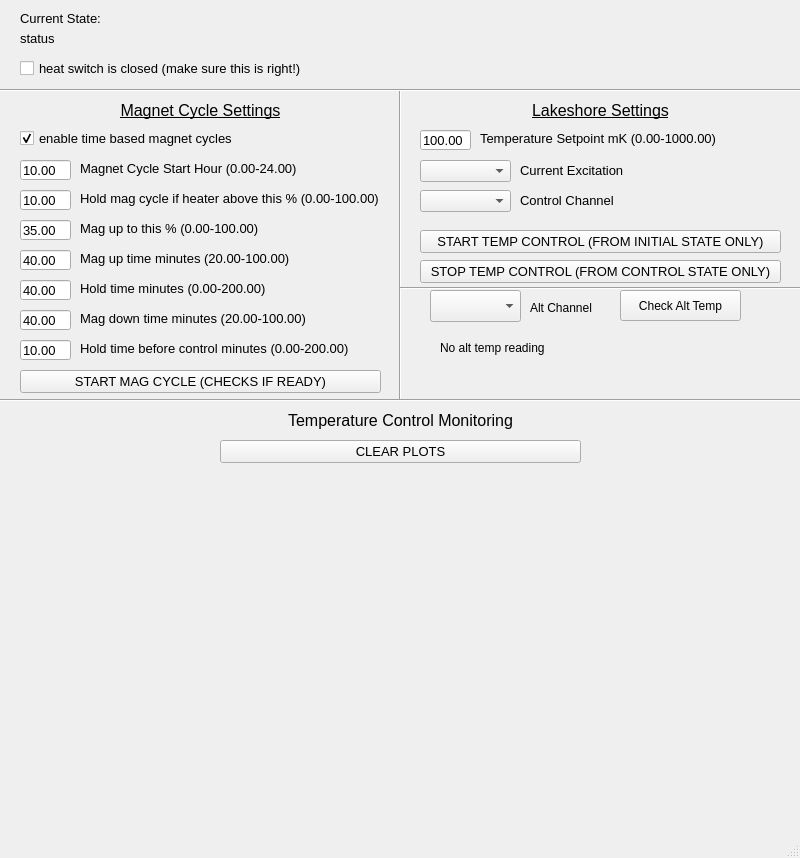
<?xml version="1.0" encoding="UTF-8"?>
<ui version="4.0">
 <class>MainWindow</class>
 <widget class="QMainWindow" name="MainWindow">
  <property name="geometry">
   <rect>
    <x>0</x>
    <y>0</y>
    <width>800</width>
    <height>858</height>
   </rect>
  </property>
  <property name="windowTitle">
   <string>MainWindow</string>
  </property>
  <widget class="QWidget" name="centralwidget">
   <widget class="QLabel" name="stateLabel">
    <property name="geometry">
     <rect>
      <x>20</x>
      <y>10</y>
      <width>651</width>
      <height>16</height>
     </rect>
    </property>
    <property name="font">
     <font>
      <pointsize>10</pointsize>
     </font>
    </property>
    <property name="text">
     <string>Current State:</string>
    </property>
   </widget>
   <widget class="QLabel" name="statusLabel">
    <property name="geometry">
     <rect>
      <x>20</x>
      <y>30</y>
      <width>651</width>
      <height>16</height>
     </rect>
    </property>
    <property name="font">
     <font>
      <pointsize>10</pointsize>
     </font>
    </property>
    <property name="text">
     <string>status</string>
    </property>
   </widget>
   <widget class="QPushButton" name="clearPlotsButton">
    <property name="geometry">
     <rect>
      <x>220</x>
      <y>440</y>
      <width>361</width>
      <height>23</height>
     </rect>
    </property>
    <property name="font">
     <font>
      <pointsize>10</pointsize>
     </font>
    </property>
    <property name="text">
     <string>CLEAR PLOTS</string>
    </property>
   </widget>
   <widget class="QPushButton" name="magNowButton">
    <property name="geometry">
     <rect>
      <x>20</x>
      <y>370</y>
      <width>361</width>
      <height>23</height>
     </rect>
    </property>
    <property name="font">
     <font>
      <pointsize>10</pointsize>
     </font>
    </property>
    <property name="text">
     <string>START MAG CYCLE (CHECKS IF READY)</string>
    </property>
   </widget>
   <widget class="QPushButton" name="controlNowButton">
    <property name="geometry">
     <rect>
      <x>420</x>
      <y>230</y>
      <width>361</width>
      <height>23</height>
     </rect>
    </property>
    <property name="font">
     <font>
      <pointsize>10</pointsize>
     </font>
    </property>
    <property name="text">
     <string>START TEMP CONTROL (FROM INITIAL STATE ONLY)</string>
    </property>
   </widget>
   <widget class="QCheckBox" name="enableTimeBasedMagCheckbox">
    <property name="geometry">
     <rect>
      <x>20</x>
      <y>130</y>
      <width>221</width>
      <height>17</height>
     </rect>
    </property>
    <property name="font">
     <font>
      <pointsize>10</pointsize>
     </font>
    </property>
    <property name="text">
     <string>enable time based magnet cycles</string>
    </property>
    <property name="checked">
     <bool>true</bool>
    </property>
   </widget>
   <widget class="QCheckBox" name="heatSwitchIsClosedCheckBox">
    <property name="geometry">
     <rect>
      <x>20</x>
      <y>60</y>
      <width>341</width>
      <height>17</height>
     </rect>
    </property>
    <property name="font">
     <font>
      <pointsize>10</pointsize>
     </font>
    </property>
    <property name="text">
     <string>heat switch is closed (make sure this is right!)</string>
    </property>
   </widget>
   <widget class="QLineEdit" name="setPointmKEdit">
    <property name="geometry">
     <rect>
      <x>420</x>
      <y>130</y>
      <width>51</width>
      <height>20</height>
     </rect>
    </property>
    <property name="font">
     <font>
      <pointsize>10</pointsize>
     </font>
    </property>
    <property name="text">
     <string>100.00</string>
    </property>
    <property name="label_text" stdset="0">
     <string>temperature set point (mK) </string>
    </property>
   </widget>
   <widget class="QLineEdit" name="startTimeEdit">
    <property name="geometry">
     <rect>
      <x>20</x>
      <y>160</y>
      <width>51</width>
      <height>20</height>
     </rect>
    </property>
    <property name="font">
     <font>
      <pointsize>10</pointsize>
     </font>
    </property>
    <property name="text">
     <string>10.00</string>
    </property>
   </widget>
   <widget class="QLabel" name="setPointmKLabel">
    <property name="geometry">
     <rect>
      <x>480</x>
      <y>130</y>
      <width>291</width>
      <height>16</height>
     </rect>
    </property>
    <property name="font">
     <font>
      <pointsize>10</pointsize>
     </font>
    </property>
    <property name="text">
     <string>Temperature Setpoint mK (0.00-1000.00)</string>
    </property>
   </widget>
   <widget class="QLabel" name="startTimeLabel">
    <property name="geometry">
     <rect>
      <x>80</x>
      <y>160</y>
      <width>291</width>
      <height>16</height>
     </rect>
    </property>
    <property name="font">
     <font>
      <pointsize>10</pointsize>
     </font>
    </property>
    <property name="text">
     <string>Magnet Cycle Start Hour (0.00-24.00)</string>
    </property>
   </widget>
   <widget class="QLineEdit" name="startOutEdit">
    <property name="geometry">
     <rect>
      <x>20</x>
      <y>190</y>
      <width>51</width>
      <height>20</height>
     </rect>
    </property>
    <property name="font">
     <font>
      <pointsize>10</pointsize>
     </font>
    </property>
    <property name="text">
     <string>10.00</string>
    </property>
   </widget>
   <widget class="QLabel" name="startOutLabel">
    <property name="geometry">
     <rect>
      <x>80</x>
      <y>190</y>
      <width>321</width>
      <height>16</height>
     </rect>
    </property>
    <property name="font">
     <font>
      <pointsize>10</pointsize>
     </font>
    </property>
    <property name="text">
     <string>Hold mag cycle if heater above this % (0.00-100.00)</string>
    </property>
   </widget>
   <widget class="QLabel" name="maxHeatOutLabel">
    <property name="geometry">
     <rect>
      <x>80</x>
      <y>220</y>
      <width>291</width>
      <height>16</height>
     </rect>
    </property>
    <property name="font">
     <font>
      <pointsize>10</pointsize>
     </font>
    </property>
    <property name="text">
     <string>Mag up to this % (0.00-100.00)</string>
    </property>
   </widget>
   <widget class="QLineEdit" name="maxHeatOutEdit">
    <property name="geometry">
     <rect>
      <x>20</x>
      <y>220</y>
      <width>51</width>
      <height>20</height>
     </rect>
    </property>
    <property name="font">
     <font>
      <pointsize>10</pointsize>
     </font>
    </property>
    <property name="text">
     <string>35.00</string>
    </property>
   </widget>
   <widget class="QLineEdit" name="magUpMinsEdit">
    <property name="geometry">
     <rect>
      <x>20</x>
      <y>250</y>
      <width>51</width>
      <height>20</height>
     </rect>
    </property>
    <property name="font">
     <font>
      <pointsize>10</pointsize>
     </font>
    </property>
    <property name="text">
     <string>40.00</string>
    </property>
   </widget>
   <widget class="QLineEdit" name="magUpHoldMinsEdit">
    <property name="geometry">
     <rect>
      <x>20</x>
      <y>280</y>
      <width>51</width>
      <height>20</height>
     </rect>
    </property>
    <property name="font">
     <font>
      <pointsize>10</pointsize>
     </font>
    </property>
    <property name="text">
     <string>40.00</string>
    </property>
   </widget>
   <widget class="QLineEdit" name="magDownMinsEdit">
    <property name="geometry">
     <rect>
      <x>20</x>
      <y>310</y>
      <width>51</width>
      <height>20</height>
     </rect>
    </property>
    <property name="font">
     <font>
      <pointsize>10</pointsize>
     </font>
    </property>
    <property name="text">
     <string>40.00</string>
    </property>
   </widget>
   <widget class="QLineEdit" name="magDownHoldMinsEdit">
    <property name="geometry">
     <rect>
      <x>20</x>
      <y>340</y>
      <width>51</width>
      <height>20</height>
     </rect>
    </property>
    <property name="font">
     <font>
      <pointsize>10</pointsize>
     </font>
    </property>
    <property name="text">
     <string>10.00</string>
    </property>
   </widget>
   <widget class="QLabel" name="magUpMinsLabel">
    <property name="geometry">
     <rect>
      <x>80</x>
      <y>250</y>
      <width>291</width>
      <height>16</height>
     </rect>
    </property>
    <property name="font">
     <font>
      <pointsize>10</pointsize>
     </font>
    </property>
    <property name="text">
     <string>Mag up time minutes (20.00-100.00)</string>
    </property>
   </widget>
   <widget class="QLabel" name="magUpHoldMinsLabel">
    <property name="geometry">
     <rect>
      <x>80</x>
      <y>280</y>
      <width>291</width>
      <height>16</height>
     </rect>
    </property>
    <property name="font">
     <font>
      <pointsize>10</pointsize>
     </font>
    </property>
    <property name="text">
     <string>Hold time minutes (0.00-200.00)</string>
    </property>
   </widget>
   <widget class="QLabel" name="magDownMinsLabel">
    <property name="geometry">
     <rect>
      <x>80</x>
      <y>310</y>
      <width>291</width>
      <height>16</height>
     </rect>
    </property>
    <property name="font">
     <font>
      <pointsize>10</pointsize>
     </font>
    </property>
    <property name="text">
     <string>Mag down time minutes (20.00-100.00)</string>
    </property>
   </widget>
   <widget class="QLabel" name="magDownHoldMinsLabel">
    <property name="geometry">
     <rect>
      <x>80</x>
      <y>340</y>
      <width>291</width>
      <height>16</height>
     </rect>
    </property>
    <property name="font">
     <font>
      <pointsize>10</pointsize>
     </font>
    </property>
    <property name="text">
     <string>Hold time before control minutes (0.00-200.00)</string>
    </property>
   </widget>
   <widget class="QWidget" name="verticalLayoutWidget">
    <property name="geometry">
     <rect>
      <x>20</x>
      <y>470</y>
      <width>761</width>
      <height>161</height>
     </rect>
    </property>
    <layout class="QVBoxLayout" name="tempPlotLayout">
     <property name="spacing">
      <number>6</number>
     </property>
     <property name="sizeConstraint">
      <enum>QLayout::SetDefaultConstraint</enum>
     </property>
     <property name="bottomMargin">
      <number>0</number>
     </property>
    </layout>
   </widget>
   <widget class="QWidget" name="verticalLayoutWidget_2">
    <property name="geometry">
     <rect>
      <x>20</x>
      <y>640</y>
      <width>761</width>
      <height>161</height>
     </rect>
    </property>
    <layout class="QVBoxLayout" name="currentPlotLayout"/>
   </widget>
   <widget class="Line" name="vLine1">
    <property name="geometry">
     <rect>
      <x>390</x>
      <y>90</y>
      <width>20</width>
      <height>311</height>
     </rect>
    </property>
    <property name="orientation">
     <enum>Qt::Vertical</enum>
    </property>
   </widget>
   <widget class="Line" name="hLine1">
    <property name="geometry">
     <rect>
      <x>0</x>
      <y>80</y>
      <width>801</width>
      <height>21</height>
     </rect>
    </property>
    <property name="orientation">
     <enum>Qt::Horizontal</enum>
    </property>
   </widget>
   <widget class="QLabel" name="temperatureControlMonitoringLabel">
    <property name="geometry">
     <rect>
      <x>270</x>
      <y>410</y>
      <width>261</width>
      <height>21</height>
     </rect>
    </property>
    <property name="font">
     <font>
      <pointsize>12</pointsize>
     </font>
    </property>
    <property name="text">
     <string>Temperature Control Monitoring</string>
    </property>
    <property name="scaledContents">
     <bool>false</bool>
    </property>
    <property name="alignment">
     <set>Qt::AlignCenter</set>
    </property>
   </widget>
   <widget class="Line" name="hLine2">
    <property name="geometry">
     <rect>
      <x>0</x>
      <y>390</y>
      <width>801</width>
      <height>21</height>
     </rect>
    </property>
    <property name="orientation">
     <enum>Qt::Horizontal</enum>
    </property>
   </widget>
   <widget class="QLabel" name="magnetCycleSettingsLabel">
    <property name="geometry">
     <rect>
      <x>10</x>
      <y>100</y>
      <width>381</width>
      <height>21</height>
     </rect>
    </property>
    <property name="font">
     <font>
      <pointsize>12</pointsize>
      <underline>true</underline>
     </font>
    </property>
    <property name="text">
     <string>Magnet Cycle Settings</string>
    </property>
    <property name="scaledContents">
     <bool>false</bool>
    </property>
    <property name="alignment">
     <set>Qt::AlignCenter</set>
    </property>
   </widget>
   <widget class="QLabel" name="lakeshoreSettingsLabel">
    <property name="geometry">
     <rect>
      <x>410</x>
      <y>100</y>
      <width>381</width>
      <height>21</height>
     </rect>
    </property>
    <property name="font">
     <font>
      <pointsize>12</pointsize>
      <underline>true</underline>
     </font>
    </property>
    <property name="text">
     <string>Lakeshore Settings</string>
    </property>
    <property name="scaledContents">
     <bool>false</bool>
    </property>
    <property name="alignment">
     <set>Qt::AlignCenter</set>
    </property>
   </widget>
   <widget class="QComboBox" name="currentExcitationComboBox">
    <property name="geometry">
     <rect>
      <x>420</x>
      <y>160</y>
      <width>91</width>
      <height>22</height>
     </rect>
    </property>
   </widget>
   <widget class="QLabel" name="currentExcitationLabel">
    <property name="geometry">
     <rect>
      <x>520</x>
      <y>160</y>
      <width>181</width>
      <height>20</height>
     </rect>
    </property>
    <property name="font">
     <font>
      <pointsize>10</pointsize>
     </font>
    </property>
    <property name="text">
     <string>Current Excitation</string>
    </property>
   </widget>
   <widget class="Line" name="hLine3">
    <property name="geometry">
     <rect>
      <x>400</x>
      <y>280</y>
      <width>401</width>
      <height>16</height>
     </rect>
    </property>
    <property name="orientation">
     <enum>Qt::Horizontal</enum>
    </property>
   </widget>
   <widget class="QComboBox" name="controlChannelComboBox">
    <property name="geometry">
     <rect>
      <x>420</x>
      <y>190</y>
      <width>91</width>
      <height>22</height>
     </rect>
    </property>
   </widget>
   <widget class="QLabel" name="controlChannelLabel">
    <property name="geometry">
     <rect>
      <x>520</x>
      <y>190</y>
      <width>181</width>
      <height>20</height>
     </rect>
    </property>
    <property name="font">
     <font>
      <pointsize>10</pointsize>
     </font>
    </property>
    <property name="text">
     <string>Control Channel</string>
    </property>
   </widget>
   <widget class="QPushButton" name="stopControlButton">
    <property name="geometry">
     <rect>
      <x>420</x>
      <y>260</y>
      <width>361</width>
      <height>23</height>
     </rect>
    </property>
    <property name="font">
     <font>
      <pointsize>10</pointsize>
     </font>
    </property>
    <property name="text">
     <string>STOP TEMP CONTROL (FROM CONTROL STATE ONLY)</string>
    </property>
   </widget>
   <widget class="QComboBox" name="comboBox_altChannel">
    <property name="geometry">
     <rect>
      <x>430</x>
      <y>290</y>
      <width>91</width>
      <height>32</height>
     </rect>
    </property>
   </widget>
   <widget class="QPushButton" name="pushButton_altChannel">
    <property name="geometry">
     <rect>
      <x>620</x>
      <y>290</y>
      <width>121</width>
      <height>31</height>
     </rect>
    </property>
    <property name="text">
     <string>Check Alt Temp</string>
    </property>
   </widget>
   <widget class="QLabel" name="label_altChannel">
    <property name="geometry">
     <rect>
      <x>530</x>
      <y>300</y>
      <width>71</width>
      <height>16</height>
     </rect>
    </property>
    <property name="text">
     <string>Alt Channel</string>
    </property>
   </widget>
   <widget class="QLabel" name="label_altTempReading">
    <property name="geometry">
     <rect>
      <x>440</x>
      <y>340</y>
      <width>281</width>
      <height>16</height>
     </rect>
    </property>
    <property name="text">
     <string>No alt temp reading</string>
    </property>
   </widget>
  </widget>
  <widget class="QMenuBar" name="menubar">
   <property name="geometry">
    <rect>
     <x>0</x>
     <y>0</y>
     <width>800</width>
     <height>22</height>
    </rect>
   </property>
  </widget>
  <widget class="QStatusBar" name="statusbar"/>
 </widget>
 <tabstops>
  <tabstop>enableTimeBasedMagCheckbox</tabstop>
  <tabstop>heatSwitchIsClosedCheckBox</tabstop>
  <tabstop>setPointmKEdit</tabstop>
  <tabstop>startTimeEdit</tabstop>
  <tabstop>startOutEdit</tabstop>
  <tabstop>maxHeatOutEdit</tabstop>
  <tabstop>magUpMinsEdit</tabstop>
  <tabstop>magUpHoldMinsEdit</tabstop>
  <tabstop>magDownMinsEdit</tabstop>
  <tabstop>magDownHoldMinsEdit</tabstop>
  <tabstop>magNowButton</tabstop>
  <tabstop>controlNowButton</tabstop>
  <tabstop>clearPlotsButton</tabstop>
 </tabstops>
 <resources/>
 <connections/>
</ui>
